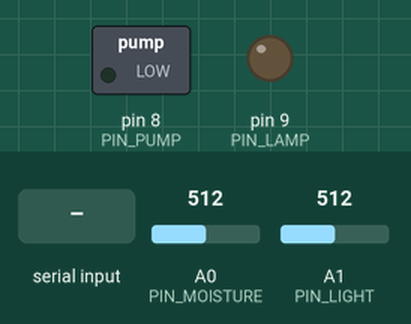
This sketch was run on a simulated Arduino Nano, built with avr-gcc and run on an emulated ATmega328P. Parts: switched loads named in the sketch (green lamp = pin HIGH), output pins drawn as LEDs (lit = HIGH). The test bench sets the inputs (shaded band); at power-on: A0 (PIN_MOISTURE) = 512, A1 (PIN_LIGHT) = 512. What the sketch prints to the serial monitor is not drawn.

Above: at 1.2 s.
1.3 s: "WATER_ON\n" received over Serial
At 2.6 s:
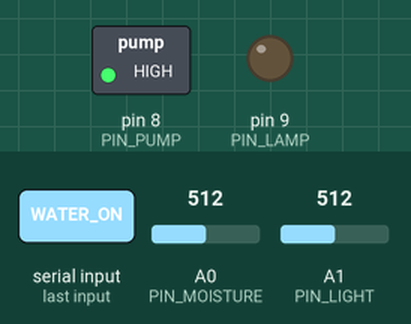
2.9 s: "LIGHT_ON\n" received over Serial
At 4.1 s:
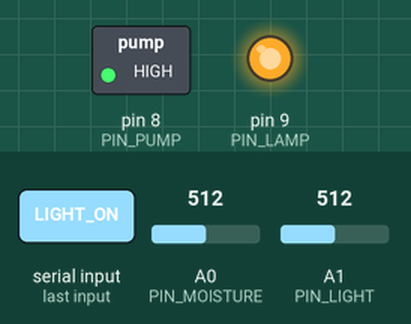
4.4 s: "WATER_OFF\n" received over Serial
At 5.5 s:
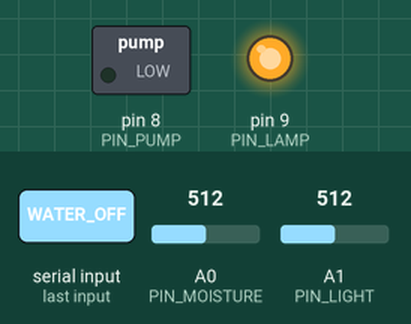
Timing chart, 0 to 7.4 s (numbered marks = the images above; inputs shaded):
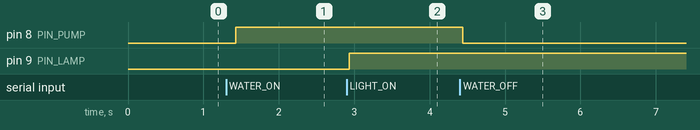

Measured:
- after the input at 1.3 s, pin 8 (PIN_PUMP): LOW → HIGH after 0.13 s
- after the input at 2.9 s, pin 9 (PIN_LAMP): LOW → HIGH at once
- after the input at 4.4 s, pin 8 (PIN_PUMP): HIGH → LOW at once

The sketch:

canopy_nano.ino
```cpp
/*
  Canopy station — Arduino Nano
  Moisture A0, light A1, pump relay D8, review/grow light D9.

  Relay is inverted: HIGH = pump ON, LOW = pump OFF.
  setup() holds D8 LOW so the 120V pump stays off at boot.
  Cut hot only. COM + NO. Leave NC empty.

  Prints analogRead 0–1023. The Pi maps that to % using station.json.
  First analog read after a mux switch is discarded (A0/A1 crosstalk).
  After lamp/pump commands, wait so the 5V rail can settle.
*/

const int PIN_MOISTURE = A0;
const int PIN_LIGHT = A1;
const int PIN_PUMP = 8;
const int PIN_LAMP = 9;

String cmdBuf;

int readPin(int pin) {
  analogRead(pin);
  delayMicroseconds(400);
  int v[5];
  for (int i = 0; i < 5; i++) {
    v[i] = analogRead(pin);
    delayMicroseconds(120);
  }
  for (int i = 1; i < 5; i++) {
    int key = v[i];
    int j = i;
    while (j > 0 && v[j - 1] > key) {
      v[j] = v[j - 1];
      j--;
    }
    v[j] = key;
  }
  return v[2];
}

void setup() {
  pinMode(PIN_PUMP, OUTPUT);
  pinMode(PIN_LAMP, OUTPUT);
  digitalWrite(PIN_PUMP, LOW);
  digitalWrite(PIN_LAMP, LOW);
  Serial.begin(9600);
  cmdBuf.reserve(32);
}

bool handleCommand(String cmd) {
  cmd.trim();
  cmd.toUpperCase();
  if (cmd == "WATER_ON") {
    digitalWrite(PIN_PUMP, HIGH);
    return true;
  }
  if (cmd == "WATER_OFF") {
    digitalWrite(PIN_PUMP, LOW);
    return true;
  }
  if (cmd == "LIGHT_ON") {
    digitalWrite(PIN_LAMP, HIGH);
    return true;
  }
  if (cmd == "LIGHT_OFF") {
    digitalWrite(PIN_LAMP, LOW);
    return true;
  }
  return false;
}

void loop() {
  bool acted = false;
  while (Serial.available() > 0) {
    char c = Serial.read();
    if (c == '\n' || c == '\r') {
      if (cmdBuf.length() > 0) {
        if (handleCommand(cmdBuf)) {
          acted = true;
        }
        cmdBuf = "";
      }
    } else if (cmdBuf.length() < 30) {
      cmdBuf += c;
    }
  }
  if (acted) {
    delay(80);
  }

  int moisture = readPin(PIN_MOISTURE);
  int light = readPin(PIN_LIGHT);
  Serial.print("MOISTURE:");
  Serial.print(moisture);
  Serial.print("|LIGHT:");
  Serial.println(light);
  delay(200);
}
```
